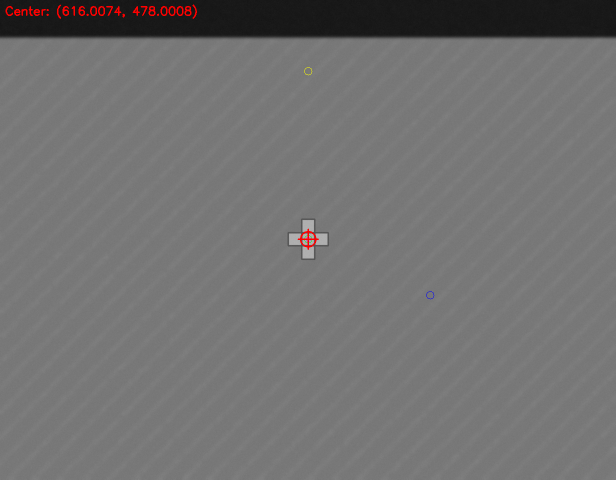
#> input picture cross_center_test_cross.png, 1232 x 959 px (shown at 1/2 size)
$ python detect_cross_template.py cross_center_test_cross.png
#> lines starting #> are read from the running program, lines starting #| are printed output that depends on the picture; after the words box and inside, x2 and y2 are one past the last pixel; in counts of white or black regions, pixels touching at a corner belong together
from __future__ import annotations

import argparse
import os
from dataclasses import dataclass
from typing import Optional

import cv2
import numpy as np


@dataclass(frozen=True)
class MatchResult:
    center_x: float
    center_y: float
    score: float
    scale: float
    template_wh: tuple[int, int]


def _read_gray_u8(image_path: str) -> tuple[np.ndarray, np.ndarray]:
#> called with image_path = 'cross_center_test_cross.png'
    if not os.path.exists(image_path):
        raise FileNotFoundError(f"Image not found: {image_path}")
    bgr = cv2.imread(image_path, cv2.IMREAD_COLOR)
#> bgr is the input picture: shape (959, 1232, 3); mean B, G, R 113.1, 113.1, 113.7
    if bgr is None:
        raise ValueError(f"Could not read image: {image_path}")
    gray = cv2.cvtColor(bgr, cv2.COLOR_BGR2GRAY)
    return bgr, gray


def _make_plus_template_u8(*, arm_len: int, thickness: int, margin: int) -> np.ndarray:
    """
    Create a simple '+' cross template (white on black background) as uint8.
    """
    arm_len = int(arm_len)
    thickness = int(thickness)
    margin = int(margin)
    if arm_len < 2:
        raise ValueError("arm_len must be >= 2")
    if thickness < 1:
        raise ValueError("thickness must be >= 1")
    if margin < 0:
        raise ValueError("margin must be >= 0")

    size = 2 * arm_len + 1 + 2 * margin
    tpl = np.zeros((size, size), dtype=np.uint8)
    c = size // 2
    half_t = thickness // 2

    # Vertical bar.
    tpl[max(0, c - arm_len) : min(size, c + arm_len + 1), max(0, c - half_t) : min(size, c + half_t + 1)] = 255
    # Horizontal bar.
    tpl[max(0, c - half_t) : min(size, c + half_t + 1), max(0, c - arm_len) : min(size, c + arm_len + 1)] = 255
    return tpl


# [35 lines left out: function _refine_subpixel_quadratic_max, not called in this run]


def _nms_peaks_max(
    response: np.ndarray,
    *,
    topk: int,
    radius: int,
    min_score: float,
) -> np.ndarray:
    """
    NMS on a max-response map. Returns Nx3 array of (x, y, score).
    """
    if topk <= 0:
        return np.zeros((0, 3), dtype=np.float32)
    if radius < 1:
        raise ValueError("radius must be >= 1")
    if response.ndim != 2:
        raise ValueError("response must be 2D")

    resp = response.astype(np.float32, copy=False)
    kernel = np.ones((2 * radius + 1, 2 * radius + 1), np.uint8)
    dil = cv2.dilate(resp, kernel)
    is_peak = (resp == dil) & (resp >= float(min_score))
    ys, xs = np.where(is_peak)
    if xs.size == 0:
        return np.zeros((0, 3), dtype=np.float32)

    scores = resp[ys, xs]
    order = np.argsort(scores)[::-1]
    order = order[: min(order.size, int(topk))]

    out = np.stack([xs[order], ys[order], scores[order]], axis=1).astype(np.float32)
    return out


def _parse_scales(scales_csv: str) -> list[float]:
#> called with scales_csv = '0.75,1.0,1.25'
    items = [s.strip() for s in str(scales_csv).split(",") if s.strip()]
    if not items:
        raise ValueError("scales must be a non-empty comma-separated list")
    scales: list[float] = []
    for s in items:
        v = float(s)
        if not np.isfinite(v) or v <= 0:
            raise ValueError(f"Invalid scale: {s}")
        scales.append(v)
    return scales


def _match_one(
    gray_u8: np.ndarray,
    template_u8: np.ndarray,
    *,
    method: int,
    topk: int,
    nms_radius: int,
    min_score: float,
    prior_xy: Optional[tuple[float, float]] = None,
    prior_sigma_px: float = 0.0,
) -> tuple[Optional[MatchResult], Optional[np.ndarray]]:
    h, w = gray_u8.shape[:2]
    th, tw = template_u8.shape[:2]
    if th < 3 or tw < 3 or th > h or tw > w:
        return None, None

    resp = cv2.matchTemplate(gray_u8, template_u8, method=method).astype(np.float32)

    # Find candidate peaks in response-map coordinates (top-left of template).
    peaks = _nms_peaks_max(resp, topk=topk, radius=nms_radius, min_score=min_score)
    if peaks.size == 0:
        return None, resp

    # Convert candidates to image-space centers, and (optionally) choose closest to prior.
    cx_off = (tw - 1) * 0.5
    cy_off = (th - 1) * 0.5

    if prior_xy is not None and float(prior_sigma_px) > 0:
        px, py = float(prior_xy[0]), float(prior_xy[1])
        d2 = (peaks[:, 0] + cx_off - px) ** 2 + (peaks[:, 1] + cy_off - py) ** 2
        # Gaussian prior weighting.
        wts = np.exp(-0.5 * d2 / (float(prior_sigma_px) ** 2))
        pick = int(np.argmax(peaks[:, 2] * wts))
    elif prior_xy is not None:
        px, py = float(prior_xy[0]), float(prior_xy[1])
        d2 = (peaks[:, 0] + cx_off - px) ** 2 + (peaks[:, 1] + cy_off - py) ** 2
        pick = int(np.argmin(d2))
    else:
        pick = 0

    x0, y0, s0 = float(peaks[pick, 0]), float(peaks[pick, 1]), float(peaks[pick, 2])
    x1, y1 = _refine_subpixel_quadratic_max(resp, x0, y0)

    return (
        MatchResult(
            center_x=float(x1 + cx_off),
            center_y=float(y1 + cy_off),
            score=float(s0),
            scale=1.0,
            template_wh=(tw, th),
        ),
        resp,
    )


def find_cross_center_subpixel(
    gray_u8: np.ndarray,
    *,
    template_u8: np.ndarray,
    scales: list[float],
    topk: int = 50,
    nms_radius: int = 6,
    min_score: float = 0.55,
    prior_xy: Optional[tuple[float, float]] = None,
    prior_sigma_px: float = 0.0,
    try_invert: bool = True,
) -> MatchResult:
    """
    Find a cross by template matching and return its center at subpixel precision.

    The returned (x, y) are in image pixel coordinates with origin at top-left.
    """
#> called with topk = 80, nms_radius = 6, min_score = 0.55, prior_sigma_px = 0, try_invert = True
    method = cv2.TM_CCOEFF_NORMED
    best: Optional[MatchResult] = None

    for scale in scales:
        if scale <= 0:
            continue
        th0, tw0 = template_u8.shape[:2]
        tw = int(round(tw0 * float(scale)))
        th = int(round(th0 * float(scale)))
        if tw < 3 or th < 3:
            continue

        tpl = cv2.resize(template_u8, (tw, th), interpolation=cv2.INTER_AREA if scale < 1.0 else cv2.INTER_LINEAR)
        candidates = [tpl]
        if try_invert:
            candidates.append(cv2.bitwise_not(tpl))

        for cand in candidates:
            r, _ = _match_one(
                gray_u8,
                cand,
                method=method,
                topk=topk,
                nms_radius=nms_radius,
                min_score=min_score,
                prior_xy=prior_xy,
                prior_sigma_px=prior_sigma_px,
            )
            if r is None:
                continue
            r = MatchResult(
                center_x=r.center_x,
                center_y=r.center_y,
                score=r.score,
                scale=float(scale),
                template_wh=(tw, th),
            )
            if best is None or r.score > best.score:
                best = r
#> this loop made 3 passes
#> (th0, tw0) on passes 2 to 3: (49, 49), (49, 49)
#> pass 1, in find_cross_center_subpixel, `tpl = cv2.resize(template_u8, (tw, th), interpolation=cv2.INTER_AREA i..`:
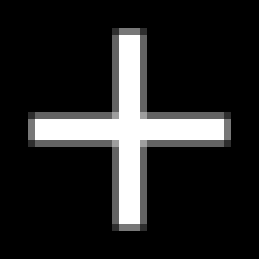
#> tpl: shape (37, 37) (shown 7 times larger); min 0, max 255, mean 36.6
#> pass 1, in _match_one, `resp = cv2.matchTemplate(gray_u8, template_u8, method=method).astype(n..`:
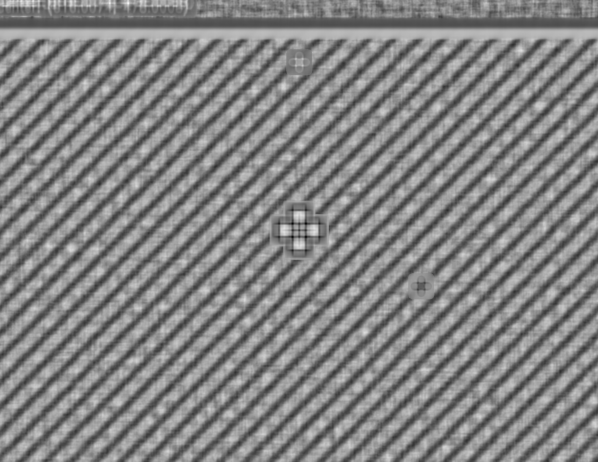
#> resp: shape (923, 1196) float32 (shown at 1/2 size); min -0.472, max 0.439, mean -0.00195; drawn with min black and max white
#> pass 1, in _nms_peaks_max, `dil = cv2.dilate(resp, kernel)`:
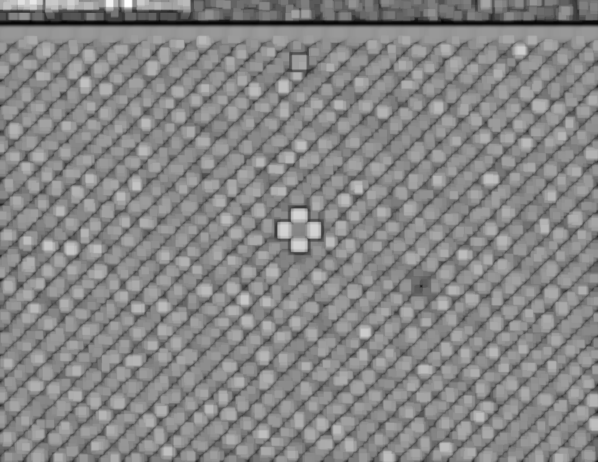
#> dil: shape (923, 1196) float32 (shown at 1/2 size); min -0.167, max 0.439, mean 0.152; drawn with min black and max white
#> after the loop:
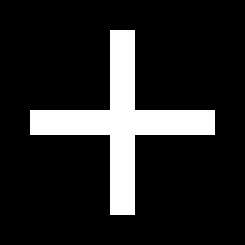
#> template_u8: shape (49, 49) (shown 5 times larger); 14.4% white; 1 white region, box (x1, y1, x2, y2) and area: (6, 6, 43, 43) 345
#> after the loop:
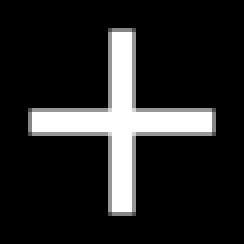
#> tpl: shape (61, 61) (shown 4 times larger); min 0, max 255, mean 36.4

    if best is None:
#> (the run stopped early here; a loop or call above may not have finished)

$ run again, on analysis_folder1_fringe_overlay.png
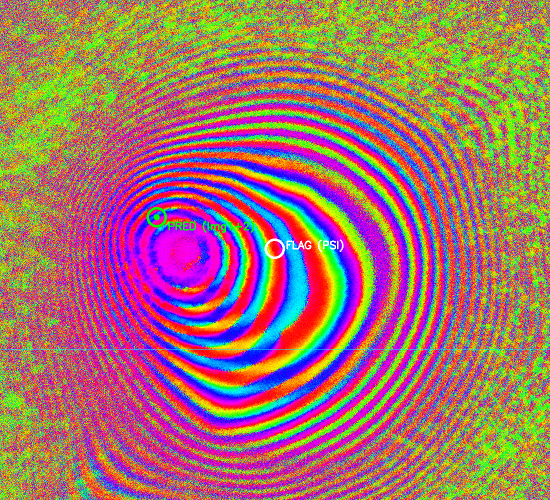
#> input picture analysis_folder1_fringe_overlay.png, 1100 x 1000 px (shown at 1/2 size)
#> in _read_gray_u8, bgr is the input picture: shape (1000, 1100, 3); mean B, G, R 107.5, 113.8, 161.8
#> in _read_gray_u8, `gray = cv2.cvtColor(bgr, cv2.COLOR_BGR2GRAY)`:
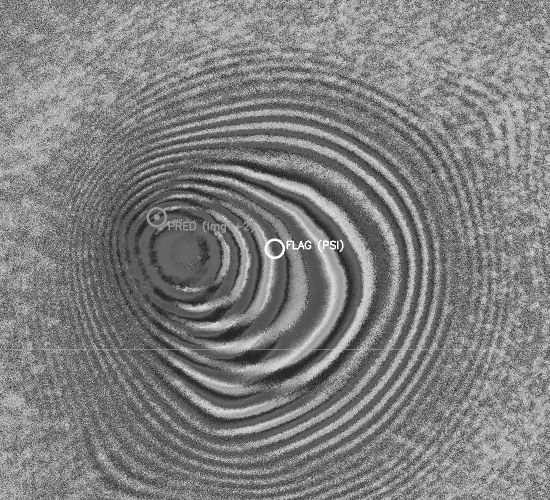
#> gray: shape (1000, 1100) (shown at 1/2 size); min 29, max 255, mean 127.4
#> the loop in find_cross_center_subpixel, `for scale in scales:` made 3 passes
#> (th0, tw0) on passes 2 to 3: (49, 49), (49, 49)
#> pass 1, in _nms_peaks_max, `dil = cv2.dilate(resp, kernel)`:
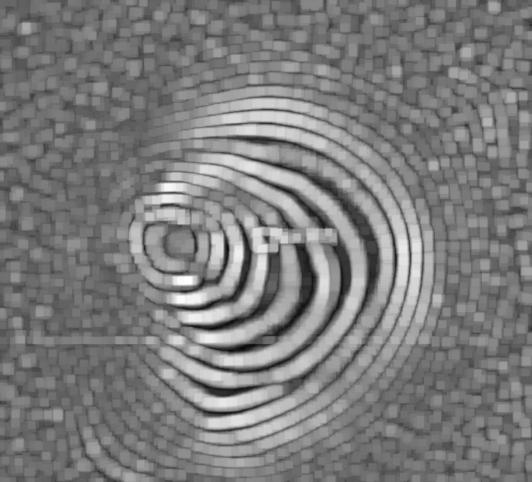
#> dil: shape (964, 1064) float32 (shown at 1/2 size); min -0.192, max 0.433, mean 0.113; drawn with min black and max white
